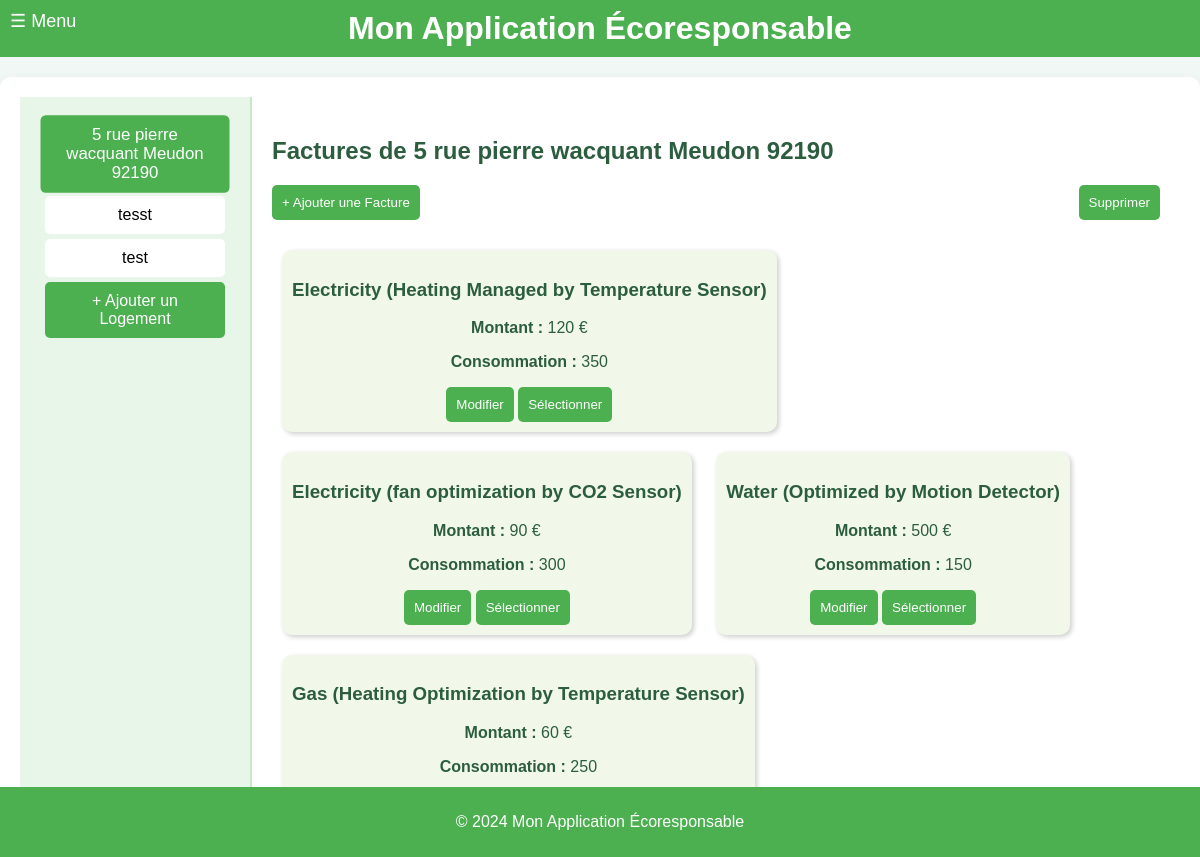
/visualiser_factures, run on the app's committed database.
### tables this page shows
CREATE TABLE Housing (
housing_id INTEGER PRIMARY KEY, -- Identifiant unique pour chaque logement
address VARCHAR(255), -- Adresse du logement
phone_number VARCHAR(20), -- NumÃ©ro de contact pour le logement
ip_address VARCHAR(15), -- Adresse IP associÃ©e au logement
insert_date TIMESTAMP DEFAULT CURRENT_TIMESTAMP -- Horodatage de l'ajout de l'enregistrement
);

CREATE TABLE Invoice (
invoice_id INTEGER PRIMARY KEY, -- Identifiant unique pour chaque facture
housing_id INTEGER, -- RÃ©fÃ©rence au logement concernÃ© par la facture
type VARCHAR(100), -- Type de la facture (ex. : eau, Ã©lectricitÃ©)
amount INTEGER, -- Montant de la facture
value INTEGER, -- Valeur de la consommation en ressource
insert_date TIMESTAMP DEFAULT CURRENT_TIMESTAMP, -- Horodatage de l'ajout de l'enregistrement de la facture
FOREIGN KEY (housing_id) REFERENCES Housing(housing_id) -- Lien entre la facture et un logement spÃ©cifique
);

### main.py (the view)
@app.get("/visualiser_factures", response_class=HTMLResponse)
def visualiser_factures(request: Request, id: int = 1):
    conn = get_db_connection()
    logements = conn.execute("SELECT housing_id, address FROM Housing").fetchall()
    selected_logement = conn.execute("SELECT address FROM Housing WHERE housing_id = ?", (id,)).fetchone()
    factures = conn.execute("SELECT * FROM Invoice WHERE housing_id = ?", (id,)).fetchall()
    conn.close()
    return templates.TemplateResponse("visualiser_factures.html", {
        "request": request,
        "logements": logements,
        "factures": factures,
        "selected_id": id,
        "selected_logement_address": selected_logement["address"] if selected_logement else "Logement par Défaut"
    })

### templates/visualiser_factures.html (shortened to what this page needs)
{% extends "layout.html" %}
{% block content %}
<div class="container">
    <div class="menu">
        {% for logement in logements %}
        <div class="menu-item {% if selected_id == logement.housing_id %}active{% endif %}"
            onclick="location.href='?id={{ logement.housing_id }}'">
            {{ logement.address }}
        </div>
        {% endfor %}
        <div class="menu-item" style="background-color: #4caf50; color: white;"
            onclick="location.href='http://localhost:8000/logements'">
            + Ajouter un Logement
        </div>
    </div>
    <div class="content">
        <h2>Factures de {{ selected_logement_address or 'Logement par Défaut' }}</h2>
        <div class="actions">
            <button class="btn" onclick="openAddModal()">+ Ajouter une Facture</button>
            <button class="btn" onclick="deleteSelected()">Supprimer</button>
        </div>
        {% if factures %}
        {% for facture in factures %}
        <div class="tile" id="tile-{{ facture.invoice_id }}">
            <h3>{{ facture.type }}</h3>
            <p><strong>Montant :</strong> {{ facture.amount }} €</p>
            <p><strong>Consommation :</strong> {{ facture.value }}</p>
            <div style="margin-top: 10px;">
                <button class="btn"
                    onclick="openEditModal('{{ facture.invoice_id }}', '{{ facture.type }}', '{{ facture.amount }}', '{{ facture.value }}')">Modifier</button>
                <button class="btn" onclick="toggleSelection('{{ facture.invoice_id }}')">Sélectionner</button>
            </div>
        </div>
        {% endfor %}
        {% else %}
        <p>Aucune facture trouvée pour ce logement.</p>
        {% endif %}
    </div>
</div>
{% endblock %}

### templates/layout.html (style rules this page uses)
body { font-family: Arial, sans-serif; margin: 0; padding: 0; background-color: #f0f7f4; color: #2c5d3f; }

### templates/visualiser_factures.html (style rules this page uses)
.container { display: flex; height: 90vh; }
.menu { width: 200px; background-color: #e8f5e9; padding: 15px; border-right: 2px solid #c8e6c9; }
.menu-item { background-color: #c8e6c9; padding: 10px; margin: 10px 0; text-align: center; border-radius: 5px; cursor: pointer; transition: transform 0.3s, background 0.3s; }
.menu-item:hover, .menu-item.active { background-color: #4caf50; color: white; transform: scale(1.05); }
.content { flex: 1; padding: 20px; }
.actions { margin-bottom: 20px; display: flex; justify-content: space-between; }
.btn { background-color: #4caf50; color: white; border: none; padding: 10px; border-radius: 5px; cursor: pointer; transition: transform 0.2s; }
.tile { display: inline-block; background-color: #f1f8e9; border-radius: 10px; padding: 10px; margin: 10px; box-shadow: 2px 2px 5px rgba(0, 0, 0, 0.2); text-align: center; transition: transform 0.3s; }

### templates/menu.html (style rules this page uses)
.menu-item { display: block; padding: 10px 20px; text-decoration: none; color: black; font-size: 16px; background-color: white; margin: 5px 10px; border-radius: 5px; transition: background 0.2s, color 0.2s; }

### data on the page
Housing: address "5 rue pierre wacquant Meudon 92190"
Housing: address "tesst"
Housing: address "test"
Invoice: type "Electricity (Heating Managed by Temperature Sensor)", amount "120", value "350"
Invoice: type "Electricity (fan optimization by CO2 Sensor)", amount "90", value "300"
Invoice: type "Water (Optimized by Motion Detector)", amount "500", value "150"
Invoice: type "Gas (Heating Optimization by Temperature Sensor)", amount "60", value "250"
